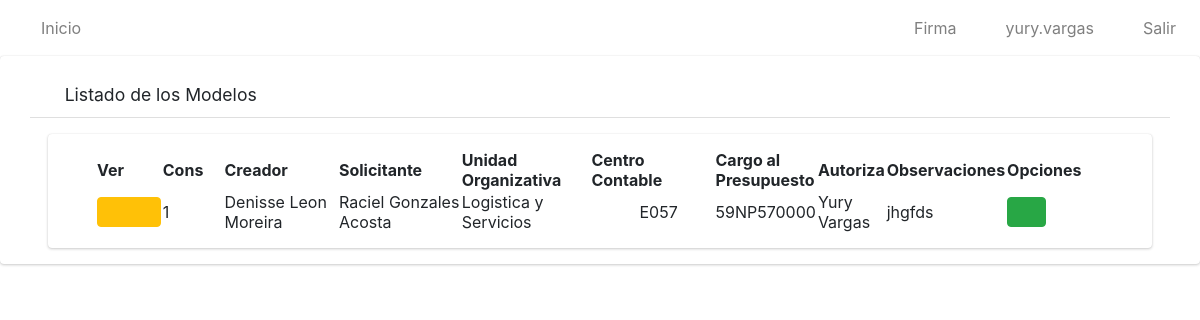
Before: /listar/modelos/archivados/ (signed in) with the older database file.
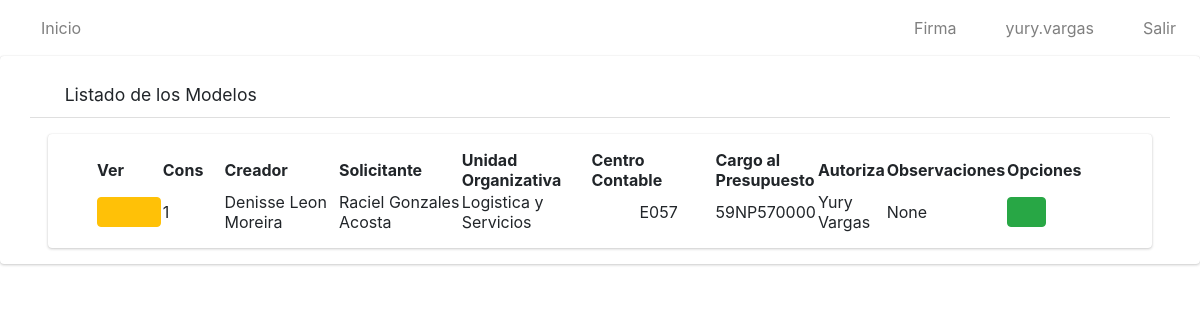
After: the same page with the newer database file.
### app/models.py (models this page shows, shortened)
class Modelo(models.Model):
    nombre=models.CharField(max_length=50)
    solicitante=models.CharField(max_length=50)
    unidad_organizativa=models.CharField(max_length=100)
    c_contable=models.CharField(max_length=4)
    consec=models.IntegerField()
    solicitudes=models.ManyToManyField(Solicitud)
    parleg=models.CharField(max_length=20)
    autoriza=models.CharField(max_length=50)
    cargo_presupuesto=models.CharField(max_length=20)
    observaciones = models.CharField(max_length=500, blank=True, null=True)
    estado=models.CharField(max_length=10)
    cargo_autoriza=models.CharField(max_length=100)
    dependencia_autoriza=models.CharField(max_length=100)
    cargo_solicita=models.CharField(max_length=100)
    area_trabajo_solicita=models.CharField(max_length=100)

### app/views.py (the view)
# urls.py: path('listar/modelos/archivados/', ModeloArchivedListView.as_view(), name='listarModArch'),
class ModeloArchivedListView(ListView):
    model = Modelo
    template_name = 'modelos/listarArchivados.html'
    @method_decorator(login_required)
    def dispatch(self, request, *args, **kwargs):
        return super().dispatch(request,*args,** kwargs)
    def get_context_data(self, **kwargs):
        context = super().get_context_data(**kwargs)
        lista_solicitantes=[]
        modelos=Modelo.objects.all()
        pos=0
        context['title'] = "Listado de Solicitudes"
        context['solicitantes'] = lista_solicitantes
        context['object_list'] = Modelo.objects.all().filter(estado="archivado")
        return context

### app/templates/modelos/listarArchivados.html
{% extends 'base.html' %}
{% load static %}
{% block content %}
    <div class=" card card-default">
        <div class="card-header px-3 mb-3 mt-3 container">
            <h3 class="card-title">
            <i class="fas fa-search"></i>
                Listado de los Modelos
            </h3>
            </div>
        <div class="card card-body content-header mx-5 px-5">
            <table id="myTable" class="display" style="width: 100%;">
                <thead>
                    <tr>
                        <th>Ver</th>
                        <th style="width: 2cm">Cons</th>
                        <th>Creador</th>
                        <th>Solicitante</th>
                        <th>Unidad Organizativa</th>
                        <th>Centro Contable</th>
                        <th>Cargo al Presupuesto</th>
                        <th>Autoriza</th>
                        <th>Observaciones</th>
                        <th style="width: 3cm">Opciones</th>
                    </tr>
                </thead>
                <tbody>
                    {% for i in object_list %}
                    <tr>
                        <td style="width: 1cm"><a href="{% url 'solicitudModel' i.id%}" type="button" class="btn btn-warning">
                    <i class="fas fa-eye" style="width: 1cm"></i>
                </a></td>
                        <td style="width: 20px;">{{i.consec}}</td>
                        <td style="width: 150px;">{{i.nombre}}</td>
                        <td style="width: 150px;">{{i.solicitante}}</td>
                        <td style="width: 150px;">{{i.unidad_organizativa}}</td>
                        <td style="width: 150px;"><div class="pl-5">{{i.c_contable}}</div></td>
                        <td>{{i.cargo_presupuesto}}</td>
                        <td>{{i.autoriza}}</td>
                        <td>{{i.observaciones}}</td>
                        <td>
                {% if perms.app.view_modelo %}
                <a href="{% url 'modelo_pdf' i.id %}" type="button" class="btn btn-success">
                    <i class="fas fa-download"></i>
                </a>
                {% endif %}
                        </td>
                    </tr>
                    {% endfor %}
                </tbody>
            </table>
        </div>
    </div>
{% endblock %}

### app/templates/base.html (shortened to what this page needs)
{% load static %}
<html>
    <head>
  <link rel="stylesheet" href="{% static 'plugins/fontawesome-free/css/all.min.css'%}">
        <link href="https://cdn.jsdelivr.net/npm/bootstrap@5.2.0/dist/css/bootstrap.min.css" rel="stylesheet">
        <link rel="stylesheet" type="text/css" href="{% static 'datatable/data_tables/datatables.min.css' %}" />
  <link rel="stylesheet" href="https://cdnjs.cloudflare.com/ajax/libs/jquery-confirm/3.3.2/jquery-confirm.min.css">
  <link rel="stylesheet" href="https://cdn.jsdelivr.net/npm/bootstrap-icons@1.7.2/font/bootstrap-icons.css">
  <link href="https://cdn.jsdelivr.net/npm/bootstrap@5.2.0-beta1/dist/css/bootstrap.min.css" rel="stylesheet"
>
<link href="https://cdn.jsdelivr.net/npm/bootstrap@5.2.0/dist/css/bootstrap.min.css" rel="stylesheet">
        <link rel="stylesheet" href="{% static 'dist/css/adminlte.min.css'%}">
    </head>
<nav class="navbar navbar-expand-md navbar-white navbar-light">
 <ul class="navbar-nav">
          <li class="nav-item">
            <a href="{% url 'solicitudes' %}" class="nav-link">
            <i class="fas fa-home"></i>
            Inicio</a>
          </li>
        </ul>
    <ul class="navbar-nav ml-auto">
      <li class="nav-item">
           <a class="nav-link" onclick="modal_firma()" role="button">
            <i class="fas fa-edit"></i> Firma
           </a>
      </li>
      <li class="nav-item">
        <a class="nav-link" href="javascript:;"role="button">
          <i class="fas fa-user"></i>  {{ user.username }}
        </a>
      </li>
      <li class="nav-item">
        <a class="nav-link" href="{% url 'logout' %}"role="button">
          <i class="fas fa-power-off"></i> Salir
        </a>
      </li>
    </ul>
  </nav>
        {%block content%}
        {% endblock %}
    </body>
</html>

Changed rows visible on the page:
removed Modelo: consec "1", nombre "Denisse Leon Moreira", solicitante "Raciel Gonzales Acosta", unidad_organizativa "Logistica y Servicios", c_contable "E057", cargo_presupuesto "59NP570000", autoriza "Yury Vargas", observaciones "jhgfds"
added Modelo: consec "1", nombre "Denisse Leon Moreira", solicitante "Raciel Gonzales Acosta", unidad_organizativa "Logistica y Servicios", c_contable "E057", cargo_presupuesto "59NP570000", autoriza "Yury Vargas", observaciones "None"
